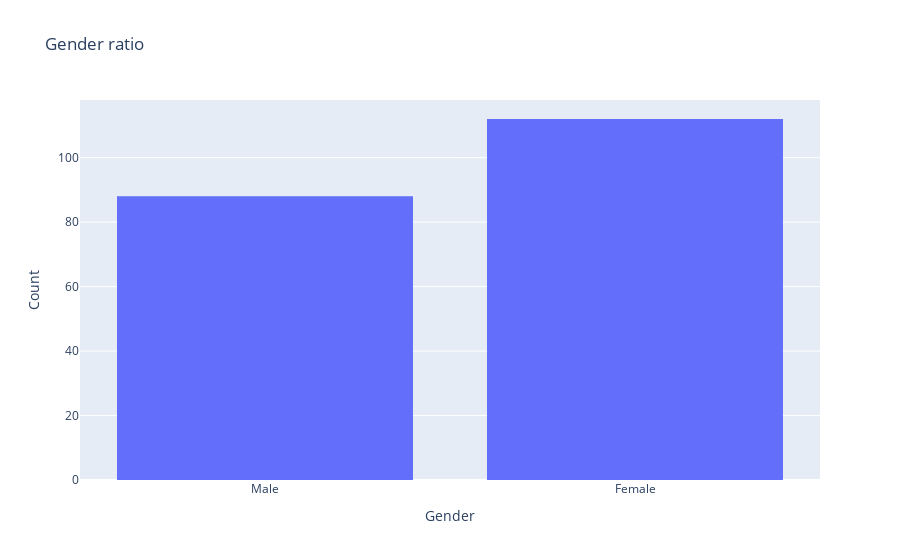

Notebook source saved alongside this figure:
### Code cell
# Visualizing gender ratio using a histogram

fig2 = go.Figure()
fig2.add_trace(go.Histogram(histfunc="sum", x=customer_data['Genre']))
fig2.update_layout(
    title='Gender ratio',
    xaxis_title='Gender',
    yaxis_title='Count'
)

### Figure 1 — Plotly figure (JSON) as saved in the notebook; plotly's stock layout.template omitted (floating-point values rounded to 4 significant figures; data arrays with more than 128 entries replaced by an {"elided": "..."} marker saying what was removed)
{"data": [{"histfunc": "sum", "type": "histogram", "x": {"elided": "200 str values"}}], "layout": {"title": {"text": "Gender ratio"}, "xaxis": {"title": {"text": "Gender"}}, "yaxis": {"title": {"text": "Count"}}}}
